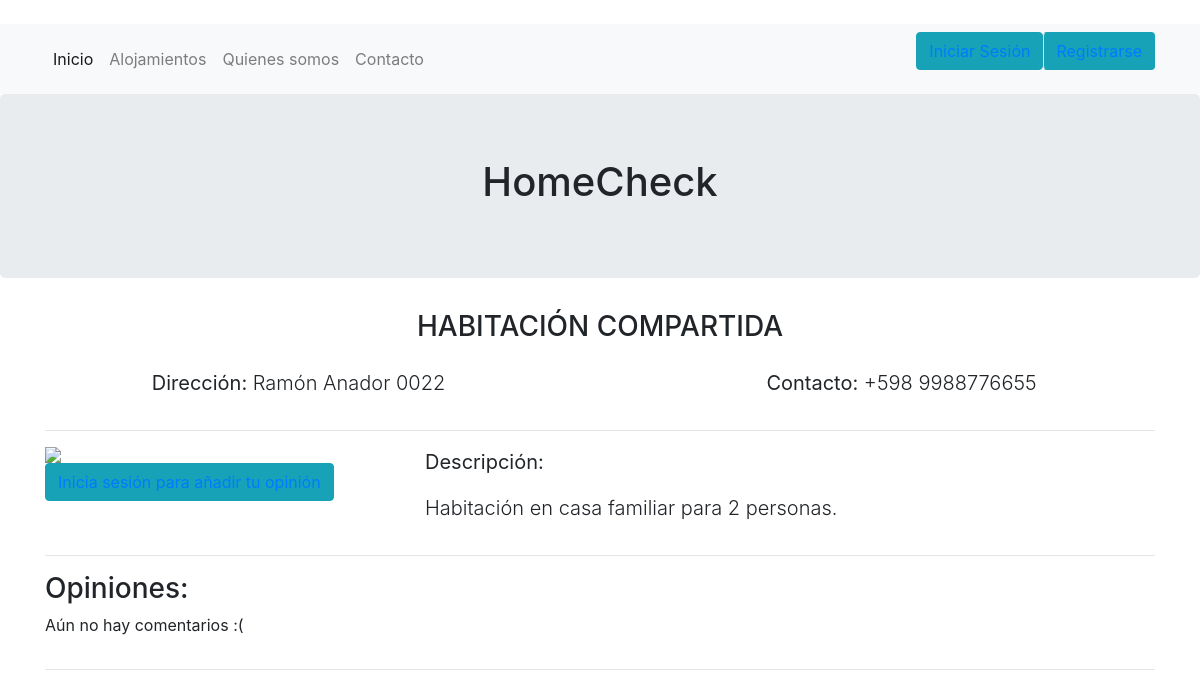
/alojamientos/5/, run on the app's committed database.
### alojamientos/models.py (models this page shows, shortened)
class Alojamiento(models.Model):
    BARRIOS = (
    ('AG', 'Aguada'),
    ('BS', 'Barrio Sur'),
    ('BU', 'Buceo'),
    ('CS', 'Carrasco'),
    ('CT', 'Centro'),
    ('CE', 'Cerro'),
    ('CV', 'Ciudad Vieja'),
    ('CN', 'Cordón'),
    ('CR', 'Capurro'),
    ('LU', 'La Unión'),
    ('MÑ', 'Maroñas'),
    ('PR', 'Parque Rodó'),
    ('PÑ', 'Peñarol'),
    ('PC', 'Pocitos'),
    ('PG', 'Punta Gorda'),
    ('OT', 'Pocitos')
    )
    autor = models.ForeignKey('auth.User', on_delete=models.CASCADE)
    barrio = models.CharField(max_length=2, choices=BARRIOS)
    direccion = models.CharField(max_length=50, default="Sin dirección")
    titulo = models.CharField(max_length=45)
    telefono = models.DecimalField(max_digits=15, decimal_places=0)
    texto = models.TextField()
    fecha_de_creacion = models.DateTimeField(default=timezone.now)
    is_sponsored = models.BooleanField(default=False)

### alojamientos/views.py (the view)
# urls.py: path('<int:pk>/', views.alojamiento_detail, name='alojamiento_detail'),
def alojamiento_detail(request, pk):
    alojamiento = get_object_or_404(Alojamiento, pk=pk)
    return render(request, 'alojamientos/alojamiento_detail.html', {'alojamiento': alojamiento})

### alojamientos/templates/alojamientos/alojamiento_detail.html (shortened to what this page needs)
﻿{% extends 'inicio/base.html' %}
{% block content %}
    <div class="alojamiento-home alojamiento-detail">
        <h3 align=center class=text-uppercase>{{ alojamiento.titulo }}</h3>
        <div class="row mx-md-n5">
            <div class="col px-md-5"><div class="p-3 lead" align="center"><b>Dirección:</b> {{alojamiento.direccion}}</div></div>
            <div class="col px-md-5"><div class="p-3 lead" align="center"><b>Contacto:</b> +598 {{alojamiento.telefono}}</div></div>
        </div>
        <hr>
        <div class="row">
            <div class="col-md-4">
                <img class="img-fluid" src="http://shineit.solutions/blog/alojamiento.png">
                {% if not user.is_authenticated %}
                <form class="form-inline">
                    <button class="btn btn-info" type="button"><a href="/login">Inicia sesión para añadir tu opinión</a></button>
                </form>
                {% endif %}
            </div>
            <div class="col-md-8">
                <p class="lead"><b>Descripción:</b></p>
                <p class="lead">{{ alojamiento.texto|linebreaksbr }}</p>
            </div>
            </div>
    </div>
        <hr>
        <h3>Opiniones:</h3>
        {% for comentario in alojamiento.comentario.all %}
        <div class="comment">
            <div class="alert alert-warning" role="alert">
                <div class="date">
                    <small class="text-muted">
                        {{ comentario.created_date }}
                    </small>
                    {% if comentario.autor == request.user or request.user.is_superuser == 1%}
                    <a class="btn btn-default" href="{% url 'eliminar_comentario' pk=comentario.pk %}">Borrar comentario</a>
                    {% endif %}
                </div>
                <strong>{{ comentario.autor }}</strong>
                <p>{{ comentario.texto|linebreaks }}</p>
            </div>
        </div>
        {% empty %}
        <p>Aún no hay comentarios :(</p>
        {% endfor %}
        {% endblock %}

### data on the page
Alojamiento: titulo "HABITACIÓN COMPARTIDA", direccion "Ramón Anador 0022", telefono "9988776655", texto "Habitación en casa familiar para 2 personas."
